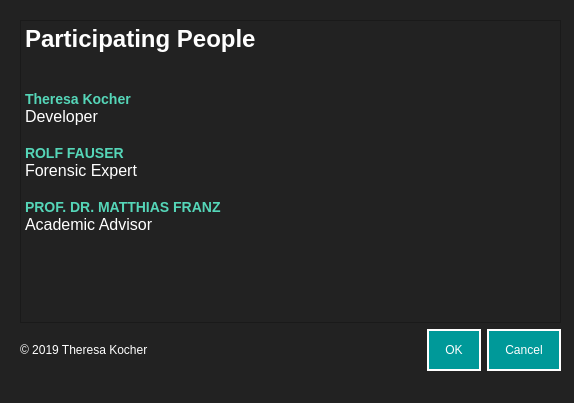
<?xml version="1.0" encoding="UTF-8"?>
<ui version="4.0">
 <class>Dialog</class>
 <widget class="QDialog" name="Dialog">
  <property name="geometry">
   <rect>
    <x>0</x>
    <y>0</y>
    <width>574</width>
    <height>403</height>
   </rect>
  </property>
  <property name="windowTitle">
   <string>Dialog</string>
  </property>
  <property name="styleSheet">
   <string notr="true">background-color: #222222;
</string>
  </property>
  <widget class="QWidget" name="verticalLayoutWidget">
   <property name="geometry">
    <rect>
     <x>20</x>
     <y>20</y>
     <width>541</width>
     <height>351</height>
    </rect>
   </property>
   <layout class="QVBoxLayout" name="verticalLayout">
    <item>
     <layout class="QHBoxLayout" name="horizontalLayout">
      <item>
       <layout class="QHBoxLayout" name="horizontalLayout_2"/>
      </item>
     </layout>
    </item>
    <item>
     <layout class="QHBoxLayout" name="horizontalLayout_4">
      <item>
       <widget class="QTextBrowser" name="textBrowser">
        <property name="styleSheet">
         <string notr="true">color: #fff;
font: 12pt &quot;Helvetica&quot;;
</string>
        </property>
        <property name="html">
         <string>&lt;!DOCTYPE HTML PUBLIC &quot;-//W3C//DTD HTML 4.0//EN&quot; &quot;http://www.w3.org/TR/REC-html40/strict.dtd&quot;&gt;
&lt;html&gt;&lt;head&gt;&lt;meta name=&quot;qrichtext&quot; content=&quot;1&quot; /&gt;&lt;style type=&quot;text/css&quot;&gt;
p, li { white-space: pre-wrap; }
&lt;/style&gt;&lt;/head&gt;&lt;body style=&quot; font-family:'Helvetica'; font-size:12pt; font-weight:400; font-style:normal;&quot;&gt;
&lt;p style=&quot; margin-top:0px; margin-bottom:0px; margin-left:0px; margin-right:0px; -qt-block-indent:0; text-indent:0px;&quot;&gt;&lt;span style=&quot; font-size:18pt; font-weight:600;&quot;&gt;Participating People&lt;/span&gt;&lt;/p&gt;
&lt;p style=&quot;-qt-paragraph-type:empty; margin-top:0px; margin-bottom:0px; margin-left:0px; margin-right:0px; -qt-block-indent:0; text-indent:0px;&quot;&gt;&lt;br /&gt;&lt;/p&gt;
&lt;p style=&quot;-qt-paragraph-type:empty; margin-top:0px; margin-bottom:0px; margin-left:0px; margin-right:0px; -qt-block-indent:0; text-indent:0px;&quot;&gt;&lt;br /&gt;&lt;/p&gt;
&lt;p style=&quot; margin-top:0px; margin-bottom:0px; margin-left:0px; margin-right:0px; -qt-block-indent:0; text-indent:0px;&quot;&gt;&lt;span style=&quot; font-family:'Dosis,sans-serif'; font-size:large; font-weight:696; color:#55d6b8; text-transform:uppercase;&quot;&gt;Theresa Kocher&lt;/span&gt;&lt;/p&gt;
&lt;p style=&quot; margin-top:0px; margin-bottom:0px; margin-left:0px; margin-right:0px; -qt-block-indent:0; text-indent:0px;&quot;&gt;Developer &lt;/p&gt;
&lt;p style=&quot;-qt-paragraph-type:empty; margin-top:0px; margin-bottom:0px; margin-left:0px; margin-right:0px; -qt-block-indent:0; text-indent:0px;&quot;&gt;&lt;br /&gt;&lt;/p&gt;
&lt;p style=&quot; margin-top:0px; margin-bottom:0px; margin-left:0px; margin-right:0px; -qt-block-indent:0; text-indent:0px;&quot;&gt;&lt;span style=&quot; font-family:'Dosis,sans-serif'; font-size:large; font-weight:696; color:#55d6b8; text-transform:uppercase;&quot;&gt;ROLF FAUSER&lt;/span&gt;&lt;/p&gt;
&lt;p style=&quot; margin-top:0px; margin-bottom:0px; margin-left:0px; margin-right:0px; -qt-block-indent:0; text-indent:0px;&quot;&gt;Forensic Expert &lt;/p&gt;
&lt;p style=&quot;-qt-paragraph-type:empty; margin-top:0px; margin-bottom:0px; margin-left:0px; margin-right:0px; -qt-block-indent:0; text-indent:0px;&quot;&gt;&lt;br /&gt;&lt;/p&gt;
&lt;p style=&quot; margin-top:0px; margin-bottom:0px; margin-left:0px; margin-right:0px; -qt-block-indent:0; text-indent:0px;&quot;&gt;&lt;span style=&quot; font-family:'Dosis,sans-serif'; font-size:large; font-weight:696; color:#55d6b8; text-transform:uppercase;&quot;&gt;PROF. DR. MATTHIAS FRANZ&lt;/span&gt;&lt;/p&gt;
&lt;p style=&quot; margin-top:0px; margin-bottom:0px; margin-left:0px; margin-right:0px; -qt-block-indent:0; text-indent:0px;&quot;&gt;Academic Advisor&lt;/p&gt;
&lt;p style=&quot;-qt-paragraph-type:empty; margin-top:0px; margin-bottom:0px; margin-left:0px; margin-right:0px; -qt-block-indent:0; text-indent:0px;&quot;&gt;&lt;br /&gt;&lt;/p&gt;&lt;/body&gt;&lt;/html&gt;</string>
        </property>
       </widget>
      </item>
     </layout>
    </item>
    <item>
     <layout class="QHBoxLayout" name="horizontalLayout_3">
      <item>
       <widget class="QLabel" name="label">
        <property name="styleSheet">
         <string notr="true">color: #fff;
font: 12pt &quot;Helvetica&quot;;
</string>
        </property>
        <property name="text">
         <string>© 2019 Theresa Kocher</string>
        </property>
       </widget>
      </item>
      <item>
       <widget class="QDialogButtonBox" name="buttonBox">
        <property name="styleSheet">
         <string notr="true">QPushButton {
background-color: #009999;
padding: 12px 16px;
border: 2px solid #fff;
color: #fff;
font: Helvetica;
}
QPushButton:hover {
	background-color: #75bdc3;
}</string>
        </property>
        <property name="orientation">
         <enum>Qt::Horizontal</enum>
        </property>
        <property name="standardButtons">
         <set>QDialogButtonBox::Cancel|QDialogButtonBox::Ok</set>
        </property>
       </widget>
      </item>
     </layout>
    </item>
   </layout>
  </widget>
 </widget>
 <resources/>
 <connections>
  <connection>
   <sender>buttonBox</sender>
   <signal>rejected()</signal>
   <receiver>Dialog</receiver>
   <slot>reject()</slot>
   <hints>
    <hint type="sourcelabel">
     <x>438</x>
     <y>332</y>
    </hint>
    <hint type="destinationlabel">
     <x>405</x>
     <y>380</y>
    </hint>
   </hints>
  </connection>
  <connection>
   <sender>buttonBox</sender>
   <signal>accepted()</signal>
   <receiver>Dialog</receiver>
   <slot>reject()</slot>
   <hints>
    <hint type="sourcelabel">
     <x>493</x>
     <y>352</y>
    </hint>
    <hint type="destinationlabel">
     <x>507</x>
     <y>370</y>
    </hint>
   </hints>
  </connection>
 </connections>
</ui>
